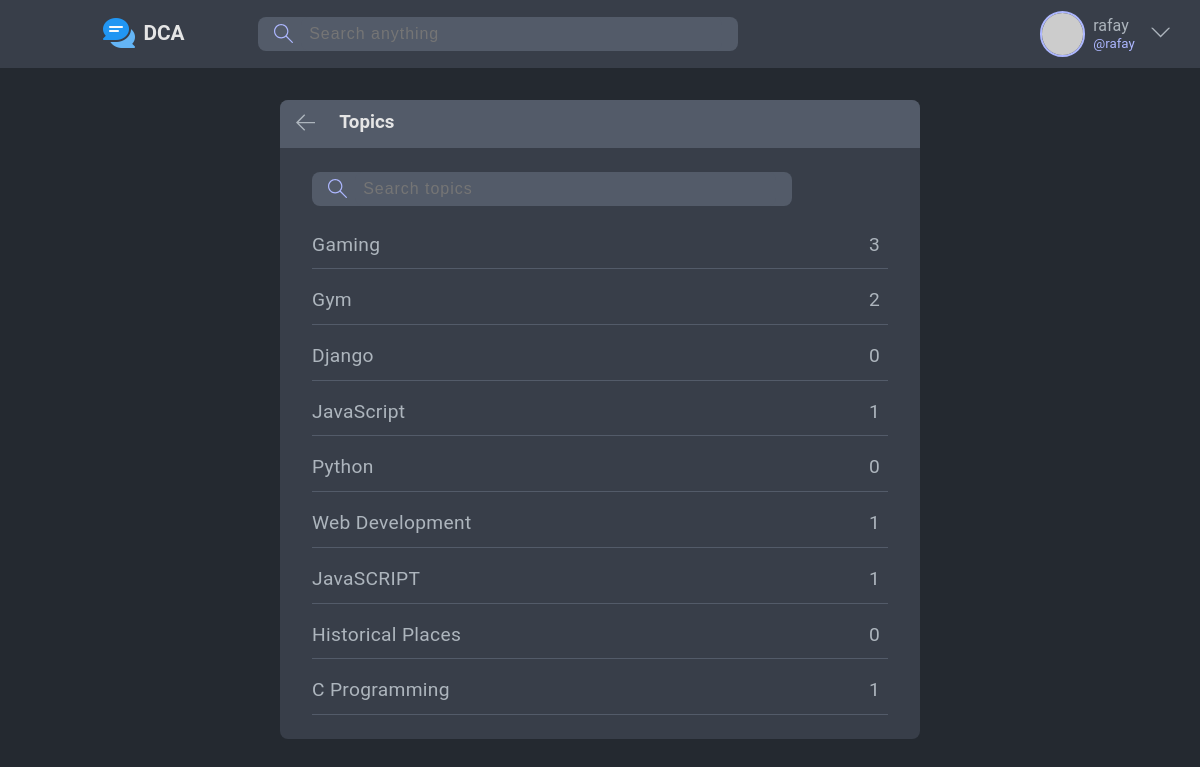
The page /topics/ (signed in) on the database its author committed.
### chat/models.py (models this page shows, shortened)
class TopicModel(models.Model):
    name = models.CharField(max_length = 100)

class RoomModel(models.Model):
    host         = models.ForeignKey(User, on_delete = models.SET_NULL, null = True)
    topic        = models.ForeignKey(TopicModel, on_delete = models.SET_NULL, null = True)
    name         = models.CharField(max_length = 150)
    description  = models.TextField(null = True, blank = True)
    participants = models.ManyToManyField(User, related_name = 'participants', blank = True)
    updated      = models.DateTimeField(auto_now = True)
    created      = models.DateTimeField(auto_now_add = True)
    class Meta:
        ordering = ['-updated', '-created']

### chat/views.py (the view)
# urls.py: path('topics/', topicsView, name='topicsView'),
def topicsView(request):
    q = request.GET.get('q') if request.GET.get('q') != None else ''
    topics = TopicModel.objects.filter(name__icontains = q)
    context = {
        'topics' : topics
    }
    return render(request, 'chat/topicsView.html', context)

### chat/templates/chat/topicsView.html (shortened to what this page needs)
{% extends "base.html" %}
{% block content %}
<div id="topics_view">
    <div class="tv-scroll window">
        <div class="tv-head title-bar">
            <div class="start-options">
                <a href="{% url 'chat:homeView' %}">
                    <svg class="svg-td" version="1.1" xmlns="http://www.w3.org/2000/svg" width="32" height="32"
                        viewBox="0 0 32 32">
                        <title>arrow-left</title>
                        <path
                            d="M13.723 2.286l-13.723 13.714 13.719 13.714 1.616-1.611-10.96-10.96h27.625v-2.286h-27.625l10.965-10.965-1.616-1.607z">
                        </path>
                    </svg>
                </a>
                <h3>Topics</h3>
            </div>
        </div>
        <div class="tv-body scroll">
            <div class="search-bar">
                <form action="{% url 'chat:homeView' %}">
                    <label for="search">
                    </label>
                    <input type="text" name="q" id="search" placeholder="Search topics">
                </form>
            </div>
            {% for topic in topics %}
            <div class="topic">
                <a href="{% url 'chat:homeView' %}?q={{topic.name}}">
                    <p>{{topic.name}}</p>
                    <span>{{topic.roommodel_set.all|length}}</span>
                </a>
            </div>
            {% endfor %}
        </div>
    </div>
</div>
{% endblock content %}

### templates/navbar.html (shortened to what this page needs)
{% load static %}
<div class="nav-container">
  <div class="logo">
    <a href="{% url 'chat:homeView' %}">
      <img src="{% static 'assets/logo.png' %}" alt="">
      <p id="s-logo">DCA</p>
    </a>
  </div>
  <div class="search-bar">
    <form action="{% url 'chat:homeView' %}">
      <label for="search">
      </label>
      <input type="text" name="q" id="search" placeholder="Search anything">
    </form>
  </div>
  <div class="nav-menu">
    {% if request.user.is_authenticated %}
    <div class="header-user">
      <div class="profile-lg">
        <a href="{% url 'chat:userProfileView' request.user.username %}">
          <div class="avatar avatar-medium">
            <img src="https://randomuser.me/api/portraits/men/3.jpg" />
          </div>
          <p>{{request.user}} <small>@{{request.user}}</small></p>
        </a>
      </div>
      <button class="dropdown-button">
        <svg class="svg-td" version="1.1" xmlns="http://www.w3.org/2000/svg" width="32" height="32" viewBox="0 0 32 32">
          <title>chevron-down</title>
          <path d="M16 21l-13-13h-3l16 16 16-16h-3l-13 13z"></path>
        </svg>
      </button>
    </div>
    {% else %}
    <a id="logout-options" href="{% url 'chat:loginUser'%}">
      <img src="{% static 'assets/avatar.svg' %}" alt="">
      Login
    </a>
    {% endif %}
  </div>
</div>

### static/css/base.css (style rules this page uses)
:root { --color-dark: #242930; --color-medium: #383E49; --color-light: #535B69; --color-light-more: #ADB7FF; --color-important: #FFB1AD; --color-text-light: #e5e5e5; --color-text-dark: #adb5bd; --color-success: #5dd693; --color-error: #fc4b0b; }
* { margin: 0; padding: 0; box-sizing: border-box; }
body { background-color: var(--color-dark); color: var(--color-text-dark); font-family: 'Roboto'; line-height: 1.6; }
a { text-decoration: none; color: var(--color-text-dark); }
svg { width: 1.2rem; height: 1.2rem; }
.svg-lm { fill: var(--color-light-more); }
.svg-td { fill: var(--color-text-dark); }
.title-bar { display: flex; justify-content: space-between; align-items: center; background-color: var(--color-light); color: var(--color-text-light); border-radius: 0.5rem 0.5rem 0 0; padding: 0.5rem 1rem; }
.title-bar .start-options, .title-bar .end-options { display: flex; gap: 1.5rem; }
.title-bar svg { margin-top: 0.3rem; }
.window { background-color: var(--color-medium); border-radius: 0.5rem; }
.scroll { max-height: 82.5vh; overflow-y: auto; }
.avatar { border-radius: 50%; border: 2px solid var(--color-light-more); }
.avatar-medium img { width: 2.6rem; height: 2.6rem; }
.avatar img { display: block; border-radius: 50%; }
.profile-lg a { display: flex; align-items: center; gap: 0.5rem; }
.profile-lg small { display: block; color: var(--color-light-more); }
.nav-container { padding: 0.7rem 0; display: grid; grid-template-columns: 1fr 3fr 1fr; justify-content: center; align-items: center; }
.logo { font-size: 1.3rem; font-weight: bold; }
.logo a { display: flex; gap: 0.5rem; color: var(--color-text-light); }
.logo #s-logo { display: none; }
.logo img { height: 2rem; }
.search-bar { max-width: 30rem; }
.search-bar form { display: flex; gap: 0.5rem; width: 100%; background-color: var(--color-light); color: var(--color-text-light); border-radius: 0.5rem; padding: 0 1rem; }
.search-bar form label { align-self: flex-end; }
.search-bar input { width: 100%; background-color: var(--color-light); color: var(--color-text-light); border: none; border-radius: 0.5rem; outline: none; padding: 0.5rem; font-size: 1rem; letter-spacing: 0.06em; }
@media only screen and (max-width:1300px) { .logo #s-logo { display: block; } }
@media only screen and (max-width:1300px) { .logo { justify-self: center; } }
@media only screen and (max-width:1300px) { .nav-container .search-bar { justify-self: stretch; } }
.nav-menu { position: relative; justify-self: end; }
.header-user { display: flex; gap: 1rem; }
.header-user p { line-height: 1.2; }
.dropdown-button { background: transparent; border: 0; outline: 0; cursor: pointer; }
#topics_view { max-width: 40rem; margin: auto; }
.tv-body { display: flex; flex-direction: column; gap: 0.5rem; padding: 1.5rem 2rem; }
.tv-body .search-bar form { align-self: center; max-width: 100%; margin-bottom: 0.5rem; }
.topic { padding: 0.5rem 0.5rem 0.5rem 0; border-bottom: 1px solid var(--color-light); }
.topic a { display: flex; justify-content: space-between; gap: 1rem; font-size: 1.2rem; letter-spacing: 0.02rem; transition: 300ms ease-in-out; }

### rows shown on the page
TopicModel: name "Gaming", roommodel_set.all|length "3"
TopicModel: name "Gym", roommodel_set.all|length "2"
TopicModel: name "Django", roommodel_set.all|length "0"
TopicModel: name "JavaScript", roommodel_set.all|length "1"
TopicModel: name "Python", roommodel_set.all|length "0"
TopicModel: name "Web Development", roommodel_set.all|length "1"
TopicModel: name "JavaSCRIPT", roommodel_set.all|length "1"
TopicModel: name "Historical Places", roommodel_set.all|length "0"
TopicModel: name "C Programming", roommodel_set.all|length "1"

### other values the page prints
{{ request.user }} "rafay"
